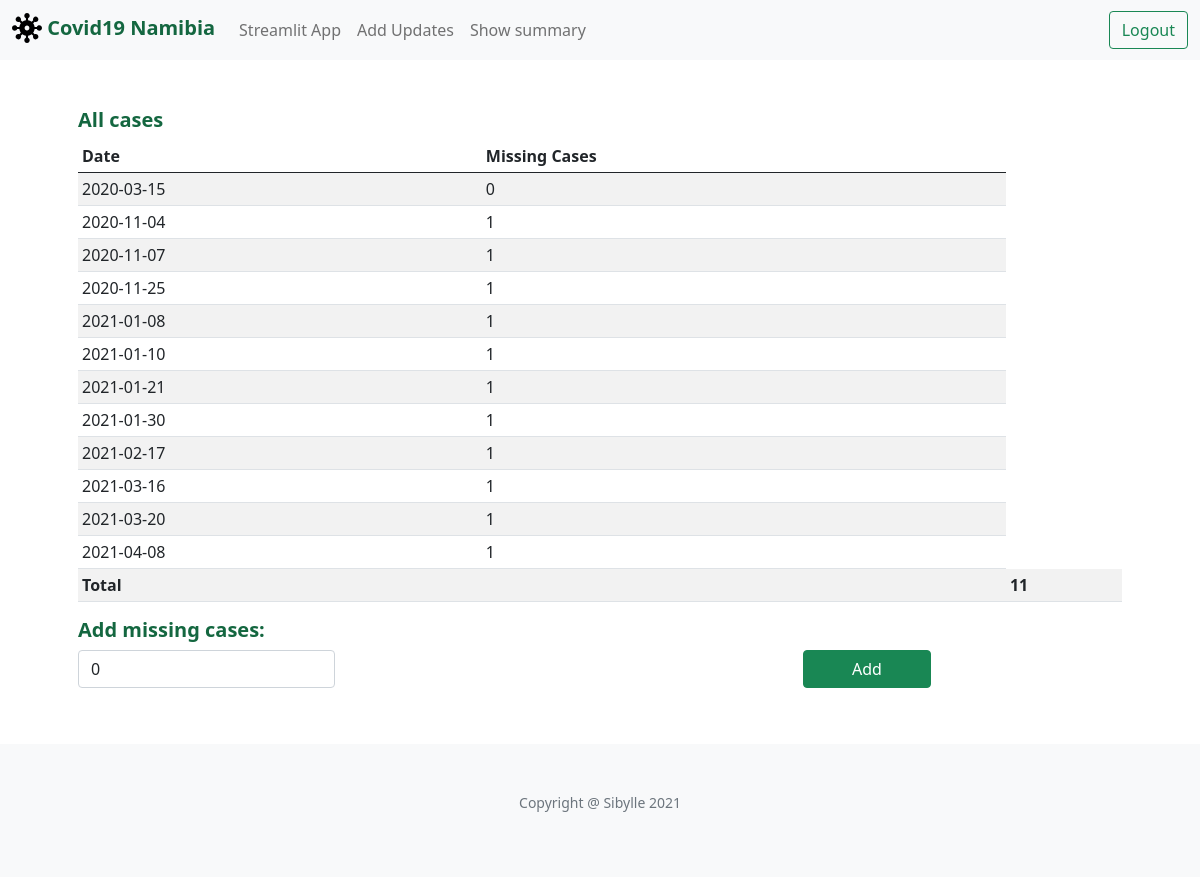
Page /missing_cases (signed in) on the committed database.
### tables this page shows
CREATE TABLE missing(id INTEGER PRIMARY KEY, missing_date TEXT NOT NULL, missing_cases INTEGER);

### application.py (the view)
@app.route("/missing_cases", methods=["GET", "POST"])
@login_required
def missing_cases():
    row = db.execute("SELECT * FROM active_date")
    new_date_str=row[0]['active_date']
    new_date = datetime.strptime(new_date_str, '%Y-%m-%d').date()
    if request.method == "POST":
        if request.form.get("missing_cases"):
            no_cases=int(request.form.get("missing_cases"))
        else:
            no_cases=0
        db.execute("INSERT INTO missing(missing_date,missing_cases) VALUES (?,?)", new_date,no_cases)
        rows = db.execute("SELECT * FROM missing WHERE missing_date <= ?",new_date)
        return render_template("missing_cases.html",new_date=new_date,missing_cases=rows)
    else:
        rows = db.execute("SELECT * FROM missing WHERE missing_date <= ?",new_date)
        return render_template("missing_cases.html",new_date=new_date,missing_cases=rows)

### application.py (called while the page is built)
def login_required(f):
    @wraps(f)
    def decorated_function(*args, **kwargs):
        if session.get("user_id") is None:
            return redirect("/login")
        return f(*args, **kwargs)
    return decorated_function

@app.after_request
def after_request(response):
    response.headers["Cache-Control"] = "no-cache, no-store, must-revalidate"
    response.headers["Expires"] = 0
    response.headers["Pragma"] = "no-cache"
    return response

### templates/missing_cases.html (shortened to what this page needs)
{% extends "layout.html" %}
{% block main %}
  <h5>All cases</h5>
  <table class="table table-sm table-striped">
    <thead>
        <tr>
            <th scope="col">Date</th>
            <th scope="col">Missing Cases</th>
        </tr>
    </thead>
    <tbody>
        {% if missing_cases %}
        {% for row in missing_cases %}
        <tr>
            <td class="text-left">{{ row.missing_date }}</td>
            <td class="text-left">{{ row.missing_cases }}</td>
        </tr>
        {% endfor %}
        <tr>
            <td class="text-left" colspan="2"><strong>Total</strong></td>
            <td class="text-left"> <strong>{{ missing_cases|sum("missing_cases") }}</strong>
        </tr>
        {% endif %}
    </tbody>
  </table>
<form action="/missing_cases" method="post">
        <h5> Add missing cases:</h5>
        <div class="row">
            <div class="form-group col mb-2">
                <input autocomplete="off" autofocus class="form-control" name="missing_cases" placeholder="0" value="0" type="number">
            </div>
            <div class="col text-center">
                <button class="btn btn-success px-5" type="submit">Add</button>
            </div>
        </div>
  </form>
{% endblock %}

### templates/layout.html (shortened to what this page needs)
<!DOCTYPE html>
<html lang="en">
<head>
	<link href="https://cdn.jsdelivr.net/npm/bootstrap@5.0.1/dist/css/bootstrap.min.css" rel="stylesheet">
	<link rel="stylesheet" href="./static/styles.css">
</head>
<body>
	<nav class="navbar navbar-expand-md navbar-light bg-light">
	  	<div class="container-fluid">
	    <a class="navbar-brand" href="./">
	      <img src="./static/virus-svgrepo-com.svg" alt="" width="30" height="30" class="d-inline-block mb-1">
	      Covid19 Namibia
	    </a>
	    <div class="collapse navbar-collapse" id="navbarSupportedContent">
	        {% if session.user_id %}
		        <ul class="navbar-nav me-auto mb-2 mb-md-0">
		            <li class="nav-item"><a class="nav-link" href="https:/share.streamlit.io/ehasib/covid19-nam/app.py" target="_blank">Streamlit App</a></li>
		            <li class="nav-item"><a class="nav-link" href="./">Add Updates</a></li>
		            <li class="nav-item"><a class="nav-link" href="./summary">Show summary</a></li>
		        </ul>
		        <ul class="navbar-nav ms-auto mb-2 mb-md-0">
		            <li class="nav-item">
		            	<a class="btn btn-outline-success" href="/logout" role="button">Logout</a>
		            </li>
		        </ul>
        	{% endif %}
	    </div>
	  </div>
	</nav>
	<main class="container p-5">
            {% block main %}
            {% endblock %}
     </main>
	<footer class="small text-center text-muted bg-light p-5">
            <p> Copyright @ Sibylle 2021</p>
    </footer>
</body>
</html>

### static/styles.css (style rules this page uses)
body { font-weight: 400; font-style: normal; font-size: 16px; opacity: 1; visibility: visible; }
h2,h5 { color: #146740; font-weight:600; }
.navbar-light .navbar-brand { color: #146740; font-weight:600; }
.form-control { display: inline-block; width: auto; }

### rows in the picture
missing: missing_date "2020-03-15", missing_cases "0"
missing: missing_date "2020-11-04", missing_cases "1"
missing: missing_date "2020-11-07", missing_cases "1"
missing: missing_date "2020-11-25", missing_cases "1"
missing: missing_date "2021-01-08", missing_cases "1"
missing: missing_date "2021-01-10", missing_cases "1"
missing: missing_date "2021-01-21", missing_cases "1"
missing: missing_date "2021-01-30", missing_cases "1"
missing: missing_date "2021-02-17", missing_cases "1"
missing: missing_date "2021-03-16", missing_cases "1"
missing: missing_date "2021-03-20", missing_cases "1"
missing: missing_date "2021-04-08", missing_cases "1"

### other values in the picture
{{ missing_cases|sum("missing_cases") }} "11"
